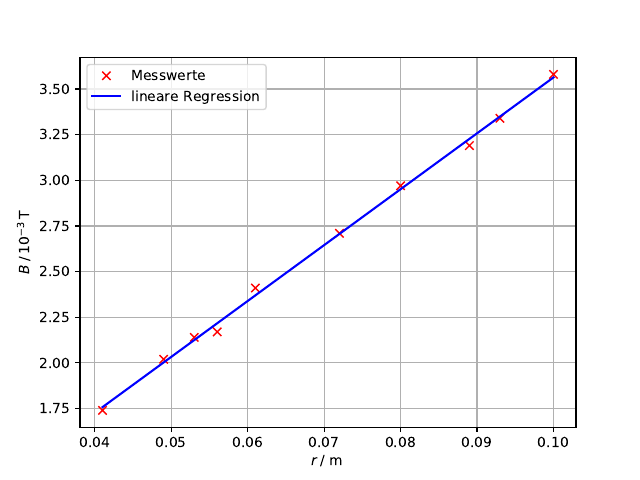

Source code (Python):
import numpy as np
from uncertainties import ufloat
from scipy.stats import sem
from scipy.optimize import curve_fit
import matplotlib.pyplot as plt

x = np.array([0.041, 0.049, 0.053, 0.056, 0.061, 0.072, 0.080, 0.089, 0.093, 0.10])
y = np.array([1.74, 2.02, 2.14, 2.17, 2.41, 2.71, 2.97, 3.19, 3.34, 3.58])

def f(x, a, b):

    y = a*x+b
    return y

params, covariance_matrix = curve_fit(f, x, y)
errors = np.sqrt(np.diag(covariance_matrix))
a = ufloat(params[0], errors[0])
b = ufloat(params[1], errors[1])

print('A Konstante: ', a)
print('B Konstante: ', b)
plt.plot(x, y, 'rx', label='Messwerte')
plt.plot(x, f(x, *params), 'b-', label='lineare Regression')
plt.xlabel(r"$r\:/\:\,$m")
plt.ylabel(r"$B\:/\:10^{-3}\,$T")
plt.grid()
plt.legend()
#plt.show()
plt.savefig('feldstaerke.pdf')
